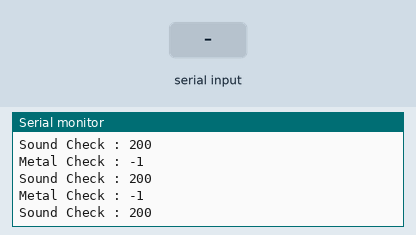
The sketch below on a simulated ESP8266 (NodeMCU). Shown: the last lines printed to the serial monitor. The inputs (shaded band) are chosen by the test bench. WiFi joins after 1.5 s; servers stay silent unless stated; uploads are accepted with an empty reply.

Above: at 3.3 s.
3.4 s: "plastic" received over the second serial link
At 4.0 s:
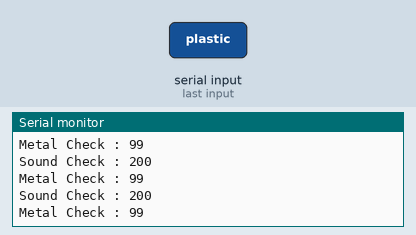
6.4 s: "Metal" received over the second serial link
At 6.9 s:
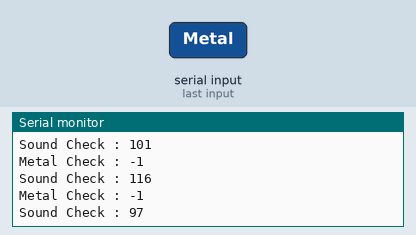
8.3 s: "trash" received over the second serial link
At 9.4 s:
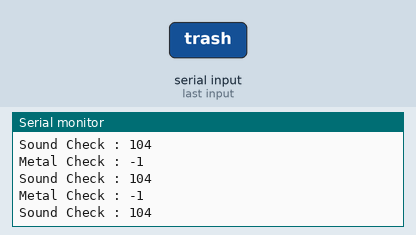
11.3 s: "glass" received over the second serial link
14.3 s: "1" received over the second serial link
At 15.0 s:
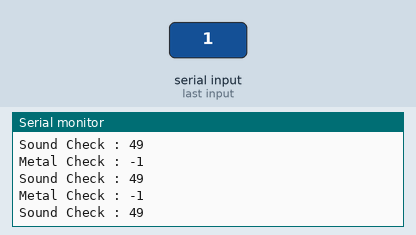
17.3 s: "trash" received over the second serial link
At 18.1 s:
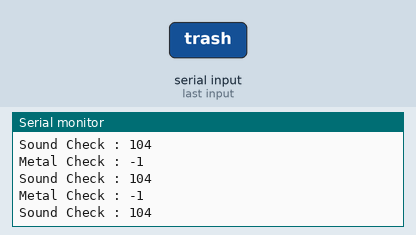
Timing chart, 0 to 20.3 s (numbered marks = the images above; inputs shaded):
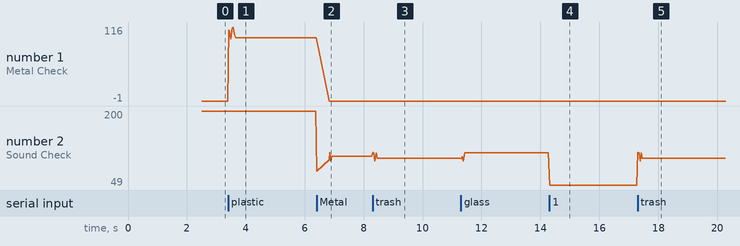

The sketch:

recycle_fNode.ino
```cpp
/*NodeMCU의 WiFi통신을 위한 헤더파일들*/
#include <ESP8266WiFi.h>
#include <ESP8266HTTPClient.h>
#include <ArduinoJson.h> //get한 String을 json으로
#include <SoftwareSerial.h>

#define nodeRX D3
#define nodeTX D1
#define inputRX D5
#define inputTX D6
#define firstRX D7
#define firstTX D8

/*와이파이 연결을 위한 id와 password 배열*/
const char* WIFI_SSID = "AndroidHotspot8549";
const char* WIFI_PASS = "72811111";
const char* m_char = "";
int mCheck = -1;
int sCheck = 200;

WiFiClient wifiClient;    //와이파이 연결을 위한 객체선언
SoftwareSerial recvInputSerial(inputRX, inputTX);
SoftwareSerial recvFirstSerial(firstRX, firstTX);
SoftwareSerial sendNodeSerial(nodeRX, nodeTX);
HTTPClient http;    //HTTPClient 객체 선언

void connect()
{
  Serial.print("Connecting to ");
  Serial.println(WIFI_SSID);

  WiFi.mode(WIFI_OFF);
  delay(1000);
  WiFi.mode(WIFI_STA);
  WiFi.begin(WIFI_SSID, WIFI_PASS);

  /*연결 실패 시 5초 동안 기다리는 코드*/
  unsigned long wifiConnectStart = millis();
  while (WiFi.status() != WL_CONNECTED)
  {
    if (WiFi.status() == WL_CONNECT_FAILED)
    {
      Serial.println("Failed to connect to WIFI. Please verify credentials");
    }
    delay(500);
    Serial.println("...");
    // Only try for 5 seconds.
    if (millis() - wifiConnectStart > 10000)
    {
      Serial.println("Failed to connect to WiFi");
      Serial.println("Please attempt to send updated configuration parameters.");
      return;
    }
  }
  Serial.println();
  Serial.println("WiFi connected");
  Serial.println("IP address: ");
  Serial.println(WiFi.localIP());
  Serial.println();
}

void report(int metal, int sound)
{
  http.begin("http://13.124.99.108:3000/recycle/check"); //Server IP
  http.addHeader("Content-Type", "application/json");
  http.POST("{\"metal\":\"" + (String)metal + "\",\"sound\":\"" + (String)sound + "\"}");

  http.begin("http://13.124.99.108:3000/recycle/sendvalue"); //Server IP
  int get_size = http.GET();
  Serial.println(get_size);
  if (get_size > 0)
  {
    StaticJsonDocument<500> JSONBuffer;
    Serial.print("Get from Server : ");
    String response = http.getString();
    auto error = deserializeJson(JSONBuffer, response);
    const char * object = JSONBuffer["material"];
    String str1(object);
    Serial.println(object);

    if (str1.equals("Metal"))
      sendNode(0);
    else if (str1.equals("trash"))
      sendNode(1);
    else if (str1.equals("glass"))
      sendNode(2);
    else if (str1.equals("plastic"))
      sendNode(3);
  }
  else {
    Serial.println("Error on HTTP request");
  }

  http.end();  //Close connection
}

int receiveInput()
{
  if (recvInputSerial.available() > 0)
  {
    mCheck = recvInputSerial.read();
    if (mCheck == 0)
      mCheck = 137;
    else if (mCheck == 1)
      mCheck = 1023;
  }
  Serial.print("Metal Check : ");
  Serial.println(mCheck);

  return mCheck;
}

int receiveFirst()
{
  if (recvFirstSerial.available() > 0)
    sCheck = recvFirstSerial.read();
  Serial.print("Sound Check : ");
  Serial.println(sCheck);
  return sCheck;
}

void sendNode(int i)
{
  Serial.print("sendData : ");
  Serial.println(i);
  byte buf[1] = {};
  buf[0] = (byte)i;
  sendNodeSerial.write(buf, 1);
}


void setup() {
  Serial.begin(9600);
  recvInputSerial.begin(9600);
  recvFirstSerial.begin(9600);
  sendNodeSerial.begin(9600);
}


void loop() {
  /*만약 연결이 되지 않았다면 connect 함수를 호출하여 5초동안 지속적으로 연결을 시도한다.*/
  bool toReconnect = false;
  if (WiFi.status() != WL_CONNECTED)
  {
    Serial.println("Disconnected from WiFi");
    toReconnect = true;
  }
  if (toReconnect) connect();

  int metalV = receiveInput();
  int soundV = receiveFirst();

  if (metalV != -1 && soundV != 200)
  {
    report(metalV, soundV);
    mCheck = -1;
    sCheck = 200;
  }
}
```

Measured:
- after the input at 3.4 s, the serial monitor: prints a new line at once (image 1)
- after the input at 6.4 s, the serial monitor: prints a new line at once (image 2)
- after the input at 8.3 s, the serial monitor: prints a new line at once (image 3)
- after the input at 14.3 s, the serial monitor: prints a new line at once (image 4)
- after the input at 17.3 s, the serial monitor: prints a new line at once (image 5)
- plotted number 1: -1 → 99 after the input at 3.4 s, 99 → -1 after the input at 6.4 s
- plotted number 2: 108 → 104 after the input at 8.3 s, 115 → 49 after the input at 14.3 s, 49 → 104 after the input at 17.3 s
